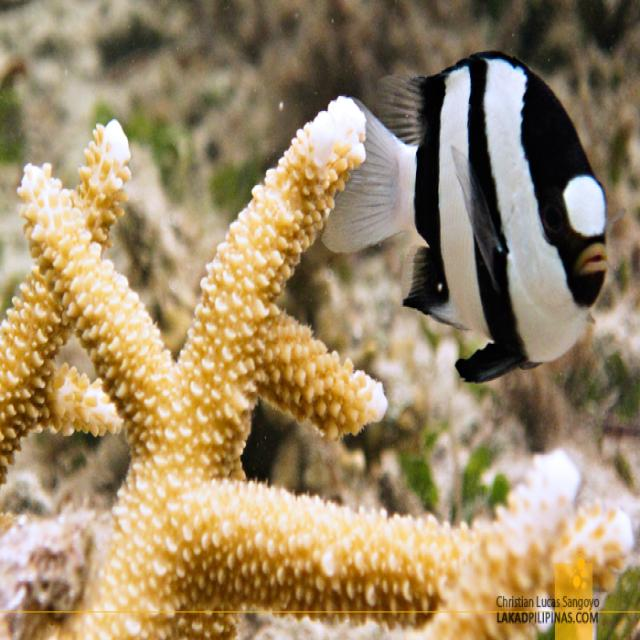
#> input picture qualitative_samples/10_jpeg.rf.94951c0379fe621911e4e48a35dc44e1.jpg, 640 x 640 px
$ python -i enhancement.py   (imports and definitions only)
#> lines starting #> are read from the running program, lines starting #| are printed output that depends on the picture
"""
Underwater Image Enhancement Module
Provides modular preprocessing algorithms designed for underwater imagery:
1. Control: Pass-through raw RGB
2. CLAHE: Contrast Limited Adaptive Histogram Equalization in LAB/HSV space
3. Gray-World: White-balancing assumption correcting underwater color cast (red attenuation)
4. Fusion: Combined Gray-World color balance followed by adaptive contrast enhancement (CLAHE)
"""

import time
import cv2
import numpy as np
from PIL import Image
from typing import Tuple, Dict, Any, Union


class UnderwaterEnhancer:
    def __init__(self, default_method: str = "raw"):
#> in enhance, bgr is the input picture: shape (640, 640, 3); mean B, G, R 104.3, 137.9, 158.1
        self.default_method = default_method
        self.available_methods = ["raw", "clahe", "gray_world", "fusion"]

    @staticmethod
    def apply_raw(image: np.ndarray) -> np.ndarray:
        """Control method: returns unchanged RGB image."""
        return image.copy()

    @staticmethod
    def apply_clahe(image: np.ndarray, clip_limit: float = 2.0, tile_grid_size: Tuple[int, int] = (8, 8)) -> np.ndarray:
        """
        Applies Contrast Limited Adaptive Histogram Equalization (CLAHE)
        on the L channel in LAB color space to preserve color balance while boosting local contrast.
        """
        lab = cv2.cvtColor(image, cv2.COLOR_RGB2LAB)
        l, a, b = cv2.split(lab)
        clahe = cv2.createCLAHE(clipLimit=clip_limit, tileGridSize=tile_grid_size)
        l_enhanced = clahe.apply(l)
        enhanced_lab = cv2.merge((l_enhanced, a, b))
        return cv2.cvtColor(enhanced_lab, cv2.COLOR_LAB2RGB)

    @staticmethod
    def apply_gray_world(image: np.ndarray) -> np.ndarray:
        """
        Applies Gray-World White Balance algorithm.
        Compensates for underwater red-channel attenuation by scaling each channel
        so that average color across the scene is neutral gray.
        """
        img_float = image.astype(np.float32)
        mean_r = np.mean(img_float[:, :, 0]) + 1e-6
#> mean_r = 158.1
        mean_g = np.mean(img_float[:, :, 1]) + 1e-6
#> mean_g = 137.9
        mean_b = np.mean(img_float[:, :, 2]) + 1e-6
#> mean_b = 104.3

        mean_gray = (mean_r + mean_g + mean_b) / 3.0
#> mean_gray = 133.4

        scale_r = mean_gray / mean_r
#> scale_r = 0.844
        scale_g = mean_gray / mean_g
#> scale_g = 0.968
        scale_b = mean_gray / mean_b
#> scale_b = 1.28

        img_float[:, :, 0] = np.clip(img_float[:, :, 0] * scale_r, 0, 255)
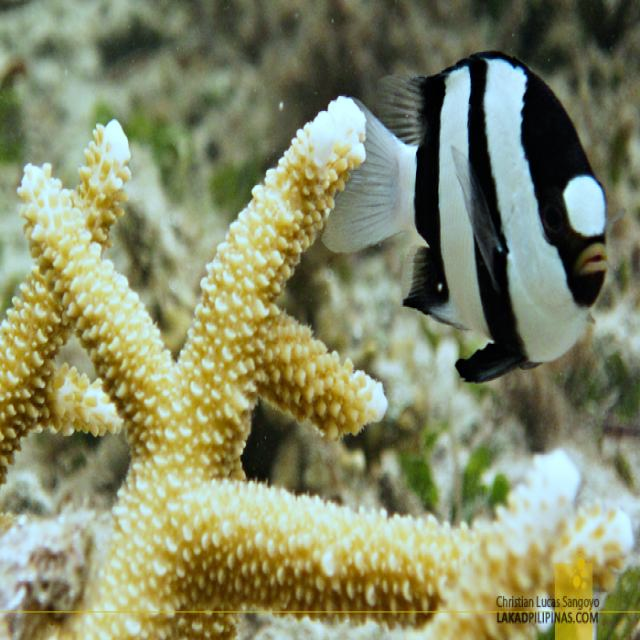
#> img_float: shape (640, 640, 3) float32; mean R, G, B 133.4, 137.9, 104.3
        img_float[:, :, 1] = np.clip(img_float[:, :, 1] * scale_g, 0, 255)
        img_float[:, :, 2] = np.clip(img_float[:, :, 2] * scale_b, 0, 255)
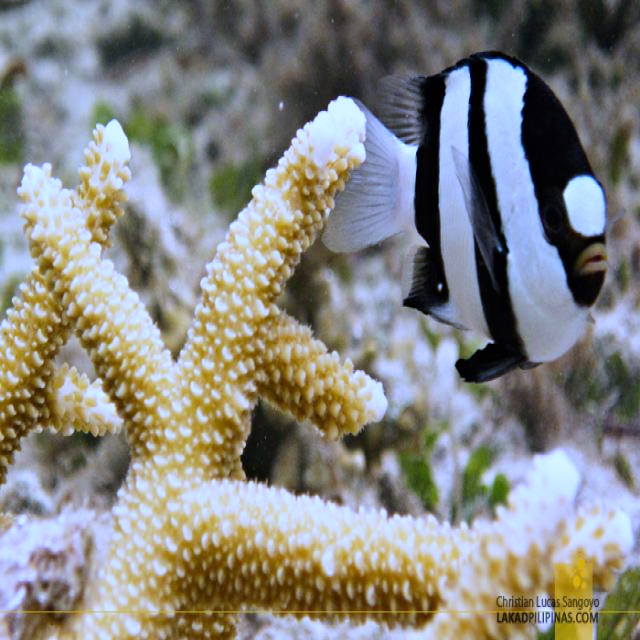
#> img_float: shape (640, 640, 3) float32; mean R, G, B 133.4, 133.4, 130

        return img_float.astype(np.uint8)
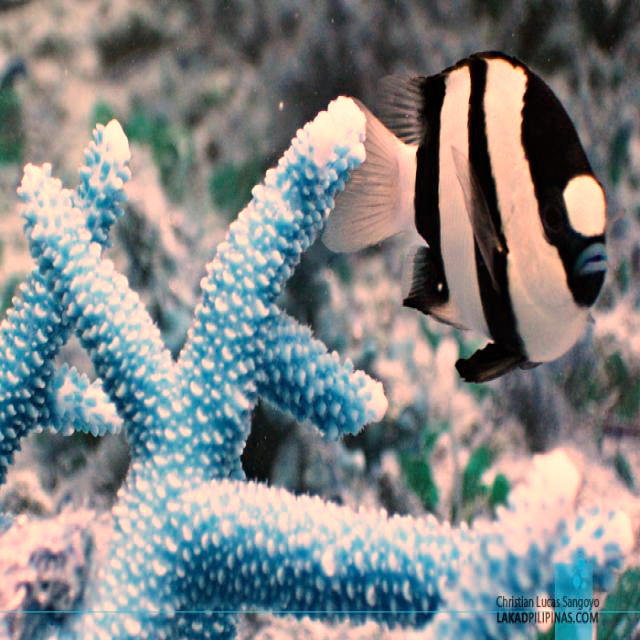
#> returned value: shape (640, 640, 3); mean of channels 0, 1, 2 132.9, 132.9, 129.5; drawn as B, G, R

    @classmethod
    def apply_fusion(cls, image: np.ndarray, clip_limit: float = 2.0) -> np.ndarray:
        """
        Dual-stage enhancement:
        Stage 1: Gray-world white balance to restore color balance and compensate red loss.
        Stage 2: LAB-space CLAHE to enhance contrast and edge definition in turbid waters.
        """
        wb_image = cls.apply_gray_world(image)
        enhanced = cls.apply_clahe(wb_image, clip_limit=clip_limit)
#> in apply_clahe, `lab = cv2.cvtColor(image, cv2.COLOR_RGB2LAB)`: lab: shape (640, 640, 3); mean of channels 0, 1, 2 139.6, 128.8, 130.3
#> in apply_clahe, `l, a, b = cv2.split(lab)`:
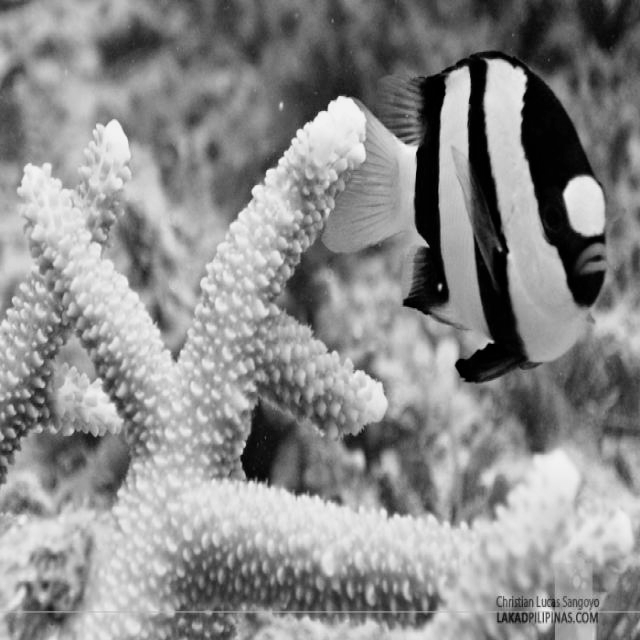
#> l: shape (640, 640); min 0, max 242, mean 139.6
#> in apply_clahe, `l, a, b = cv2.split(lab)`:
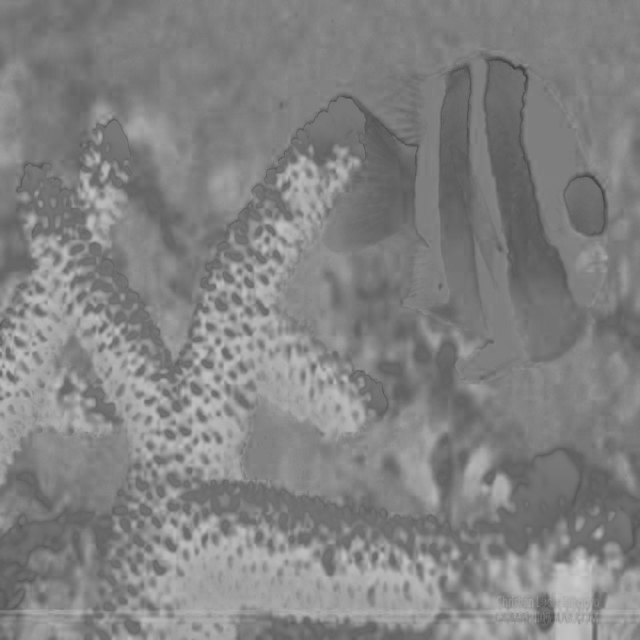
#> b: shape (640, 640); min 60, max 204, mean 130.3
#> in apply_clahe, `l_enhanced = clahe.apply(l)`:
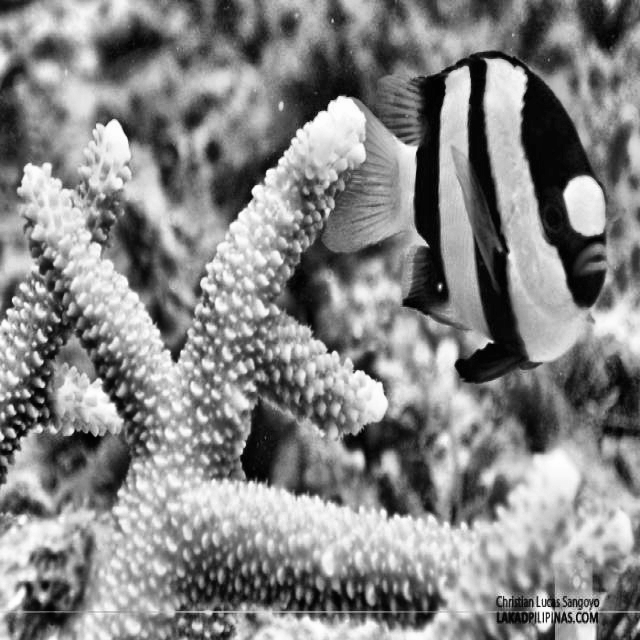
#> l_enhanced: shape (640, 640); min 0, max 255, mean 133.5
#> in apply_clahe, `enhanced_lab = cv2.merge((l_enhanced, a, b))`: enhanced_lab: shape (640, 640, 3); mean of channels 0, 1, 2 133.5, 128.8, 130.3
#> in apply_clahe, `return cv2.cvtColor(enhanced_lab, cv2.COLOR_LAB2RGB)`:
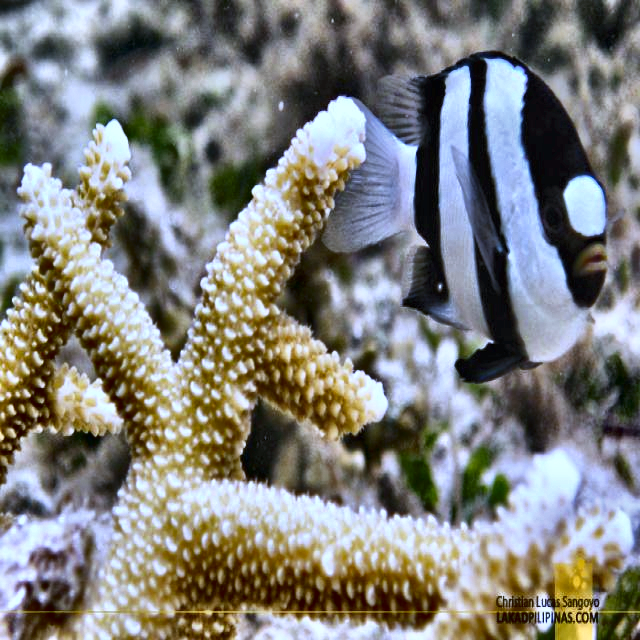
#> returned value: shape (640, 640, 3); mean R, G, B 127.5, 127.9, 124.4
        return enhanced

    def enhance(
        self,
        image_input: Union[np.ndarray, Image.Image, str],
        method: str = "fusion"
    ) -> Tuple[np.ndarray, Dict[str, Any]]:
        """
        Enhances input image with the specified method and returns (enhanced_rgb_array, metadata).
        """
        # Load / convert to RGB numpy array
        if isinstance(image_input, str):
            bgr = cv2.imread(image_input)
            if bgr is None:
                raise ValueError(f"Could not read image from path: {image_input}")
            img_rgb = cv2.cvtColor(bgr, cv2.COLOR_BGR2RGB)
        elif isinstance(image_input, Image.Image):
            img_rgb = np.array(image_input.convert("RGB"))
        elif isinstance(image_input, np.ndarray):
            if len(image_input.shape) == 2:
                img_rgb = cv2.cvtColor(image_input, cv2.COLOR_GRAY2RGB)
            elif image_input.shape[2] == 4:
                img_rgb = cv2.cvtColor(image_input, cv2.COLOR_RGBA2RGB)
            else:
                img_rgb = image_input.copy()
        else:
            raise TypeError(f"Unsupported image input type: {type(image_input)}")

        method_clean = method.lower().strip()
        start_time = time.perf_counter()

        if method_clean in ["none", "raw", "control"]:
            enhanced = self.apply_raw(img_rgb)
            applied = "raw"
        elif method_clean == "clahe":
            enhanced = self.apply_clahe(img_rgb)
            applied = "clahe"
        elif method_clean in ["gray_world", "grayworld", "gw"]:
            enhanced = self.apply_gray_world(img_rgb)
            applied = "gray_world"
        elif method_clean in ["fusion", "dual", "combined"]:
            enhanced = self.apply_fusion(img_rgb)
            applied = "fusion"
        else:
            # Fallback to raw if unknown
            enhanced = self.apply_raw(img_rgb)
            applied = "raw (unrecognized method)"

        elapsed_ms = (time.perf_counter() - start_time) * 1000.0

        meta = {
            "method": applied,
            "latency_ms": round(elapsed_ms, 2),
            "original_shape": img_rgb.shape,
            "enhanced_shape": enhanced.shape,
            "pixel_min": int(np.min(enhanced)),
            "pixel_max": int(np.max(enhanced))
        }
#> meta = {'method': 'fusion', 'latency_ms': 491.3, 'original_shape': (640, 640, 3), 'enhanced_shape': (640, 640, 3), 'pixel_min': 0, 'pixel_max': 255}

        return enhanced, meta

>>> result = UnderwaterEnhancer().enhance('../../qualitative_samples/10_jpeg.rf.94951c0379fe621911e4e48a35dc44e1.jpg')

$ run again, on qualitative_samples/13_jpeg.rf.e9aefe712874f442cb303ffecee5025e.jpg
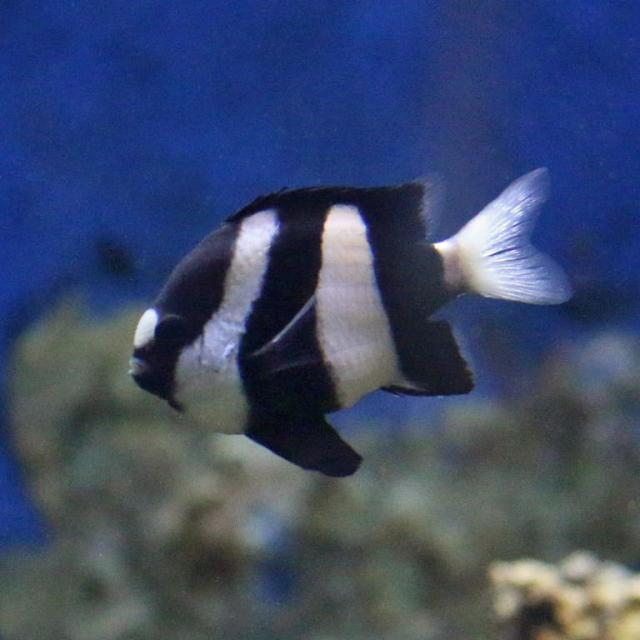
#> input picture qualitative_samples/13_jpeg.rf.e9aefe712874f442cb303ffecee5025e.jpg, 640 x 640 px
#> in enhance, bgr is the input picture: shape (640, 640, 3); mean B, G, R 105.1, 73.9, 60.6
#> mean_r = 60.61
#> mean_g = 73.85
#> mean_b = 105.1
#> mean_gray = 79.84
#> scale_r = 1.32
#> scale_g = 1.08
#> scale_b = 0.76
#> lab: shape (640, 640, 3); mean of channels 0, 1, 2 85.6, 130.6, 127.5
#> in apply_clahe, `l_enhanced = clahe.apply(l)`:
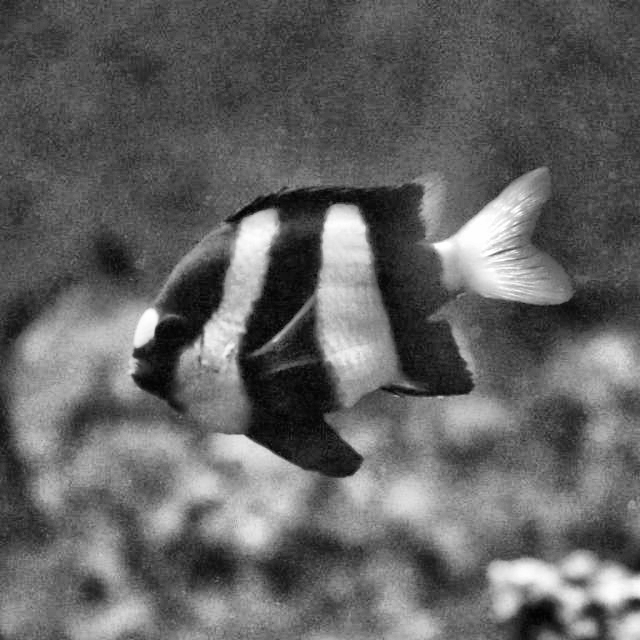
#> l_enhanced: shape (640, 640); min 1, max 255, mean 99.5
#> enhanced_lab: shape (640, 640, 3); mean of channels 0, 1, 2 99.5, 130.6, 127.5
#> in apply_clahe, `return cv2.cvtColor(enhanced_lab, cv2.COLOR_LAB2RGB)`:
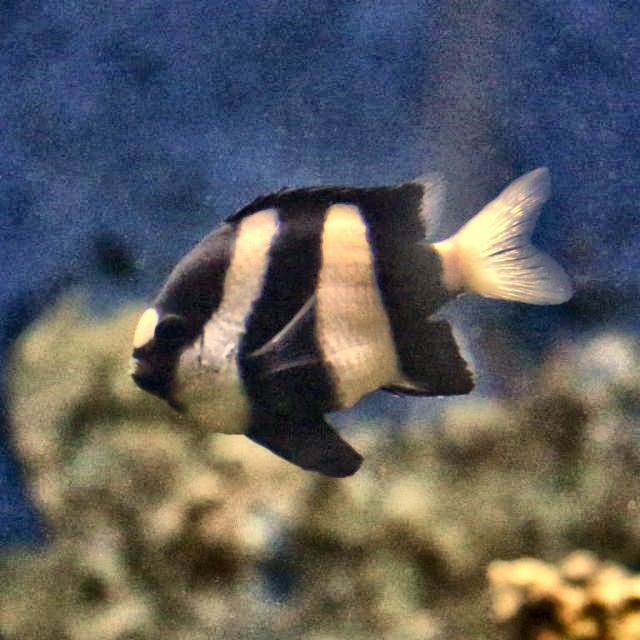
#> returned value: shape (640, 640, 3); mean R, G, B 92.7, 92.7, 92.8
#> meta = {'method': 'fusion', 'latency_ms': 474.6, 'original_shape': (640, 640, 3), 'enhanced_shape': (640, 640, 3), 'pixel_min': 0, 'pixel_max': 255}

$ run again, on qualitative_samples/3-stripe-damsel_jpeg.rf.0dbc05009e67e92d465df6537438cc8c.jpg
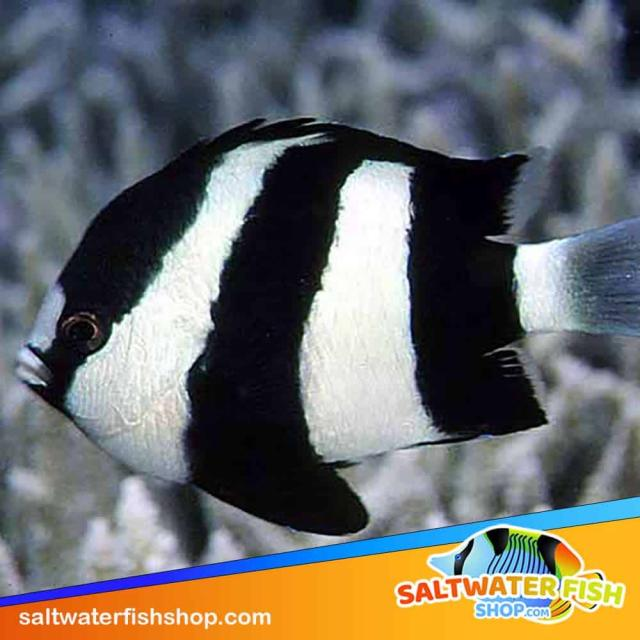
#> input picture qualitative_samples/3-stripe-damsel_jpeg.rf.0dbc05009e67e92d465df6537438cc8c.jpg, 640 x 640 px
#> in enhance, bgr is the input picture: shape (640, 640, 3); mean B, G, R 106, 108.3, 108.8
#> mean_r = 108.8
#> mean_g = 108.3
#> mean_b = 106
#> mean_gray = 107.7
#> scale_r = 0.99
#> scale_g = 0.994
#> scale_b = 1.02
#> lab: shape (640, 640, 3); mean of channels 0, 1, 2 113.2, 130.5, 127.3
#> in apply_clahe, `l, a, b = cv2.split(lab)`:
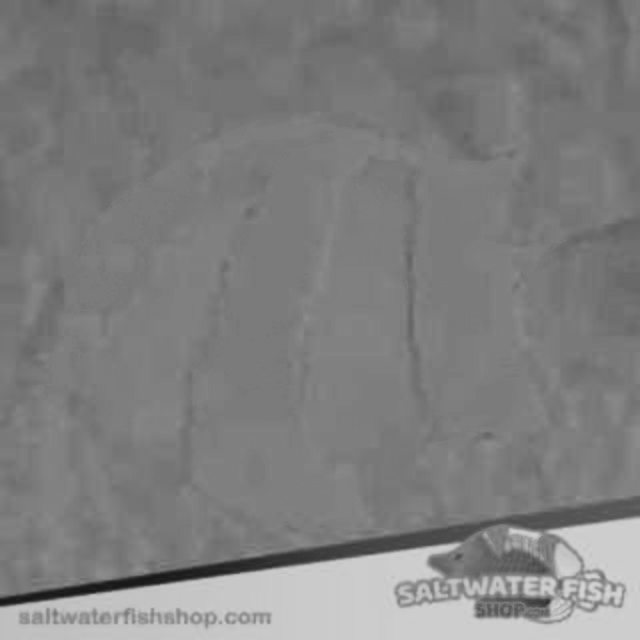
#> b: shape (640, 640); min 23, max 213, mean 127.3
#> enhanced_lab: shape (640, 640, 3); mean of channels 0, 1, 2 118.3, 130.5, 127.3
#> in apply_clahe, `return cv2.cvtColor(enhanced_lab, cv2.COLOR_LAB2RGB)`:
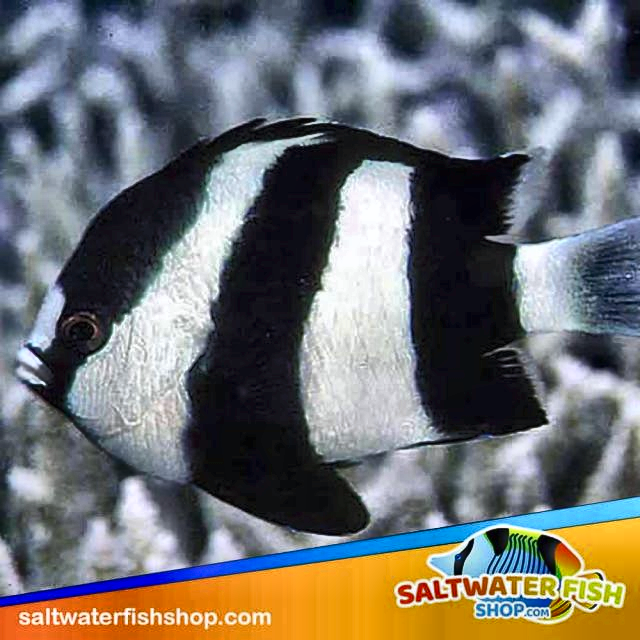
#> returned value: shape (640, 640, 3); mean R, G, B 112.1, 112.6, 112.8
#> meta = {'method': 'fusion', 'latency_ms': 458.6, 'original_shape': (640, 640, 3), 'enhanced_shape': (640, 640, 3), 'pixel_min': 0, 'pixel_max': 255}

$ run again, on qualitative_samples/3-striped-damselfish_jpeg.rf.b98f0fb4295dfa60feb74b4062b65458.jpg
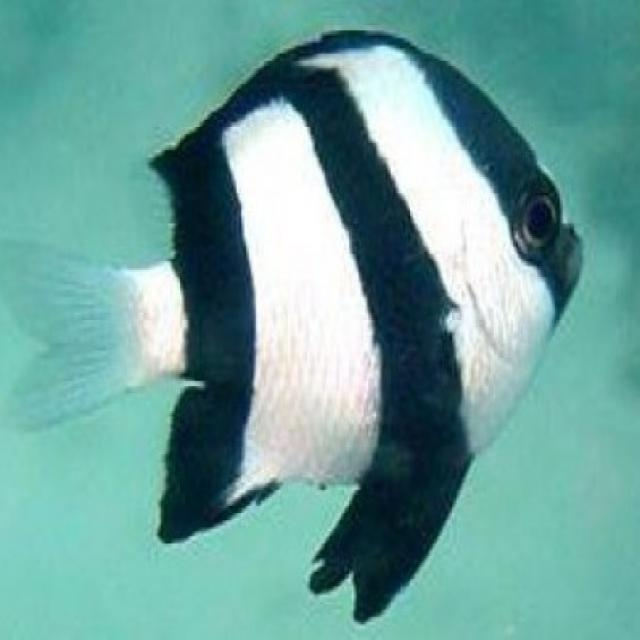
#> input picture qualitative_samples/3-striped-damselfish_jpeg.rf.b98f0fb4295dfa60feb74b4062b65458.jpg, 640 x 640 px
#> in enhance, bgr is the input picture: shape (640, 640, 3); mean B, G, R 156.9, 161.6, 108.7
#> mean_r = 108.7
#> mean_g = 161.6
#> mean_b = 156.9
#> mean_gray = 142.4
#> scale_r = 1.31
#> scale_g = 0.881
#> scale_b = 0.908
#> lab: shape (640, 640, 3); mean of channels 0, 1, 2 146.5, 125.3, 126.9
#> enhanced_lab: shape (640, 640, 3); mean of channels 0, 1, 2 147.8, 125.3, 126.9
#> in apply_clahe, `return cv2.cvtColor(enhanced_lab, cv2.COLOR_LAB2RGB)`:
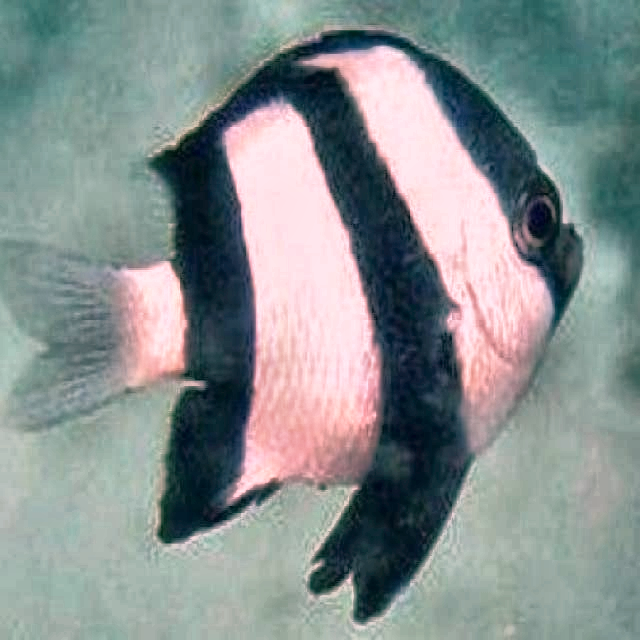
#> returned value: shape (640, 640, 3); mean R, G, B 133.7, 143.1, 143.2
#> meta = {'method': 'fusion', 'latency_ms': 391.7, 'original_shape': (640, 640, 3), 'enhanced_shape': (640, 640, 3), 'pixel_min': 0, 'pixel_max': 255}
